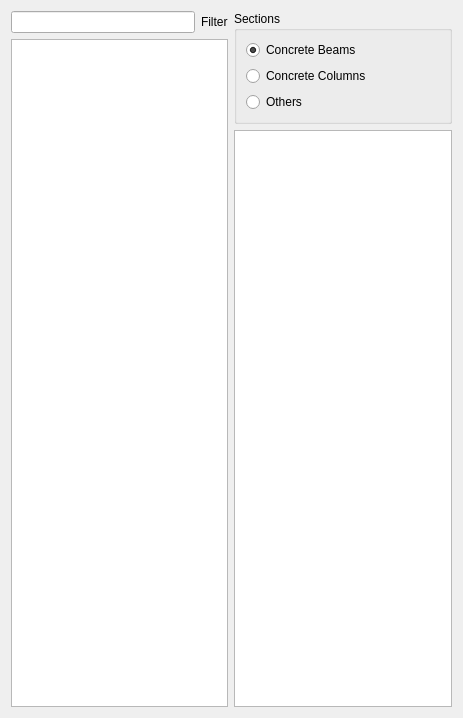
<?xml version="1.0" encoding="UTF-8"?>
<ui version="4.0">
 <class>Dialog</class>
 <widget class="QDialog" name="Dialog">
  <property name="geometry">
   <rect>
    <x>0</x>
    <y>0</y>
    <width>463</width>
    <height>718</height>
   </rect>
  </property>
  <property name="windowTitle">
   <string>Assign Frame Sections</string>
  </property>
  <property name="windowIcon">
   <iconset>
    <normaloff>:/cfactor/images/assign_frame_section.svg</normaloff>:/cfactor/images/assign_frame_section.svg</iconset>
  </property>
  <layout class="QVBoxLayout" name="verticalLayout_3">
   <item>
    <layout class="QHBoxLayout" name="horizontalLayout_3">
     <item>
      <layout class="QVBoxLayout" name="verticalLayout">
       <item>
        <layout class="QHBoxLayout" name="horizontalLayout_2">
         <item>
          <widget class="QLineEdit" name="filter_line"/>
         </item>
         <item>
          <widget class="QLabel" name="label">
           <property name="text">
            <string>Filter</string>
           </property>
          </widget>
         </item>
        </layout>
       </item>
       <item>
        <widget class="QListWidget" name="sections">
         <property name="selectionMode">
          <enum>QAbstractItemView::SingleSelection</enum>
         </property>
        </widget>
       </item>
      </layout>
     </item>
     <item>
      <layout class="QVBoxLayout" name="verticalLayout_2">
       <item>
        <widget class="QGroupBox" name="groupBox_2">
         <property name="title">
          <string>Sections</string>
         </property>
         <layout class="QGridLayout" name="gridLayout">
          <item row="2" column="0">
           <widget class="QRadioButton" name="columns">
            <property name="text">
             <string>Concrete Columns</string>
            </property>
           </widget>
          </item>
          <item row="1" column="0">
           <widget class="QRadioButton" name="beams">
            <property name="text">
             <string>Concrete Beams</string>
            </property>
            <property name="checked">
             <bool>true</bool>
            </property>
           </widget>
          </item>
          <item row="3" column="0">
           <widget class="QRadioButton" name="all_sections">
            <property name="text">
             <string>Others</string>
            </property>
            <property name="checked">
             <bool>false</bool>
            </property>
           </widget>
          </item>
         </layout>
        </widget>
       </item>
       <item>
        <widget class="QListWidget" name="stories">
         <property name="selectionMode">
          <enum>QAbstractItemView::MultiSelection</enum>
         </property>
        </widget>
       </item>
      </layout>
     </item>
    </layout>
   </item>
  </layout>
 </widget>
 <resources/>
 <connections/>
</ui>
